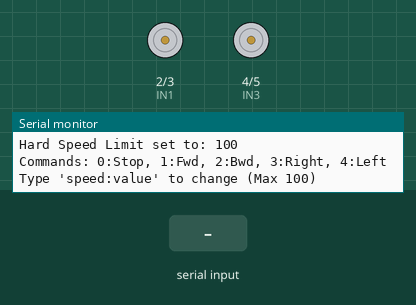
Simulated run of this sketch. Board: Arduino Uno, built with avr-gcc and run on an emulated ATmega328P. Shown: motor-driver pin pairs drawn as motors (green arrow = first pin HIGH = forward, orange = second pin HIGH = backward, longer = more drive, scaled by the enable pin), the last lines printed to the serial monitor. The inputs (shaded band) are chosen by the test bench.

Above: at 1.2 s.
1.3 s: "1\n" received over Serial
At 2.5 s:
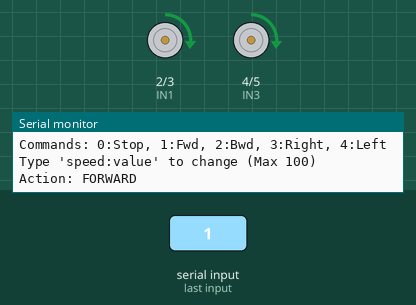
3.2 s: "speed:\n" received over Serial
At 4.1 s:
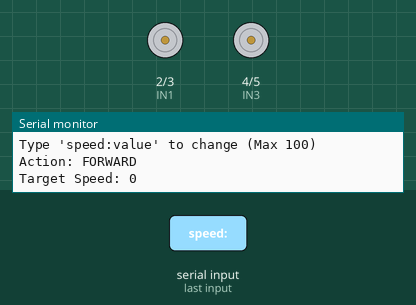
4.9 s: "2\n" received over Serial
6.4 s: "3\n" received over Serial
7.9 s: "4\n" received over Serial
9.4 s: "speed:90\n" received over Serial
At 9.86 s:
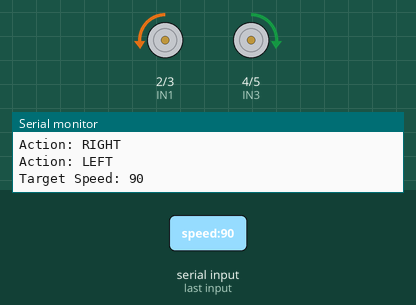
At 11.7 s:
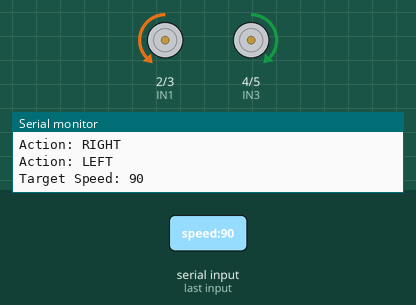
Timing chart, 0 to 12.8 s (numbered marks = the images above; inputs shaded):
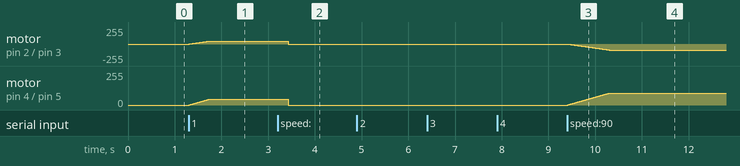

The sketch:

Toy_BO_motor_speed_control.ino
```cpp
// L298N Control Pins
#define ENA 9
#define IN1 2
#define IN2 3
#define IN3 4
#define IN4 5
#define ENB 10

// SAFETY LIMIT: Change this based on your motor's heat levels
// 100 is roughly 40% of 11.1V (~4.5V average), which is safe for toy motors.
const int MAX_SAFE_SPEED = 100;

int targetSpeed = 45;   // Initial startup speed
int currentPWM = 0;     // For smooth ramping
int currentCommand = 0;
int lastCommand = -1;

void setup() {
  pinMode(ENA, OUTPUT); pinMode(IN1, OUTPUT); pinMode(IN2, OUTPUT);
  pinMode(IN3, OUTPUT); pinMode(IN4, OUTPUT); pinMode(ENB, OUTPUT);

  Serial.begin(115200);
  Serial.println("--- AquaSentinel Safety System ---");
  Serial.print("Hard Speed Limit set to: "); Serial.println(MAX_SAFE_SPEED);
  Serial.println("Commands: 0:Stop, 1:Fwd, 2:Bwd, 3:Right, 4:Left");
  Serial.println("Type 'speed:value' to change (Max 100)");

  stopMotors();
}

void loop() {
  // 1. Handle Serial Input
  if (Serial.available() > 0) {
    String inputStr = Serial.readStringUntil('\n');
    inputStr.trim();

    if (inputStr.startsWith("speed:")) {
      int newSpeed = inputStr.substring(6).toInt();

      // APPLY SAFETY LIMIT HERE
      if (newSpeed > MAX_SAFE_SPEED) {
        Serial.print("! WARNING: Speed limited to ");
        Serial.println(MAX_SAFE_SPEED);
        targetSpeed = MAX_SAFE_SPEED;
      } else {
        targetSpeed = constrain(newSpeed, 0, MAX_SAFE_SPEED);
        Serial.print("Target Speed: "); Serial.println(targetSpeed);
      }
    }
    else if (inputStr.length() == 1) {
      char cmdChar = inputStr.charAt(0);
      if (cmdChar >= '0' && cmdChar <= '4') {
        currentCommand = cmdChar - '0';
        Serial.print("Action: "); printCommandName(currentCommand);
      }
    }
  }

  // 2. Continuous Ramping Logic
  updateRamping();

  // 3. Update Direction Pins
  if (currentCommand != lastCommand) {
    setDirection(currentCommand);
    lastCommand = currentCommand;
  }
}

void updateRamping() {
  int goal = (currentCommand == 0) ? 0 : targetSpeed;

  // Soft-start / Soft-stop adjustment
  if (currentPWM < goal) {
    currentPWM++;
    delay(10); // Increase for slower, gentler acceleration
  } else if (currentPWM > goal) {
    currentPWM--;
    delay(5);  // Speed of deceleration
  }

  analogWrite(ENA, currentPWM);
  analogWrite(ENB, currentPWM);
}

void setDirection(int cmd) {
  switch(cmd) {
    case 1: // Forward
      digitalWrite(IN1, HIGH); digitalWrite(IN2, LOW);
      digitalWrite(IN3, HIGH); digitalWrite(IN4, LOW);
      break;
    case 2: // Backward
      digitalWrite(IN1, LOW); digitalWrite(IN2, HIGH);
      digitalWrite(IN3, LOW); digitalWrite(IN4, HIGH);
      break;
    case 3: // Right Pivot
      digitalWrite(IN1, HIGH); digitalWrite(IN2, LOW);
      digitalWrite(IN3, LOW);  digitalWrite(IN4, HIGH);
      break;
    case 4: // Left Pivot
      digitalWrite(IN1, LOW);  digitalWrite(IN2, HIGH);
      digitalWrite(IN3, HIGH); digitalWrite(IN4, LOW);
      break;
    case 0: // Stop
      digitalWrite(IN1, LOW); digitalWrite(IN2, LOW);
      digitalWrite(IN3, LOW); digitalWrite(IN4, LOW);
      break;
  }
}

void stopMotors() {
  currentCommand = 0;
  currentPWM = 0;
  analogWrite(ENA, 0);
  analogWrite(ENB, 0);
  digitalWrite(IN1, LOW); digitalWrite(IN2, LOW);
  digitalWrite(IN3, LOW); digitalWrite(IN4, LOW);
}

void printCommandName(int cmd) {
  switch(cmd) {
    case 0: Serial.println("STOP"); break;
    case 1: Serial.println("FORWARD"); break;
    case 2: Serial.println("BACKWARD"); break;
    case 3: Serial.println("RIGHT"); break;
    case 4: Serial.println("LEFT"); break;
  }
}
```

Measured:
- after the input at 1.3 s, motor on pin 2 (IN1) / pin 3 (IN2), motor on pin 4 (IN3) / pin 5 (IN4): moves from stopped to forward 45/255 over 0.44 s, starting at once
- after the input at 3.2 s, motor on pin 2 (IN1) / pin 3 (IN2), motor on pin 4 (IN3) / pin 5 (IN4): forward 45/255 → stopped after 0.23 s
- after the input at 9.4 s, motor on pin 2 (IN1) / pin 3 (IN2): moves from stopped to backward 90/255 over 0.89 s, starting at once; motor on pin 4 (IN3) / pin 5 (IN4): moves from stopped to forward 90/255 over 0.89 s, starting at once
